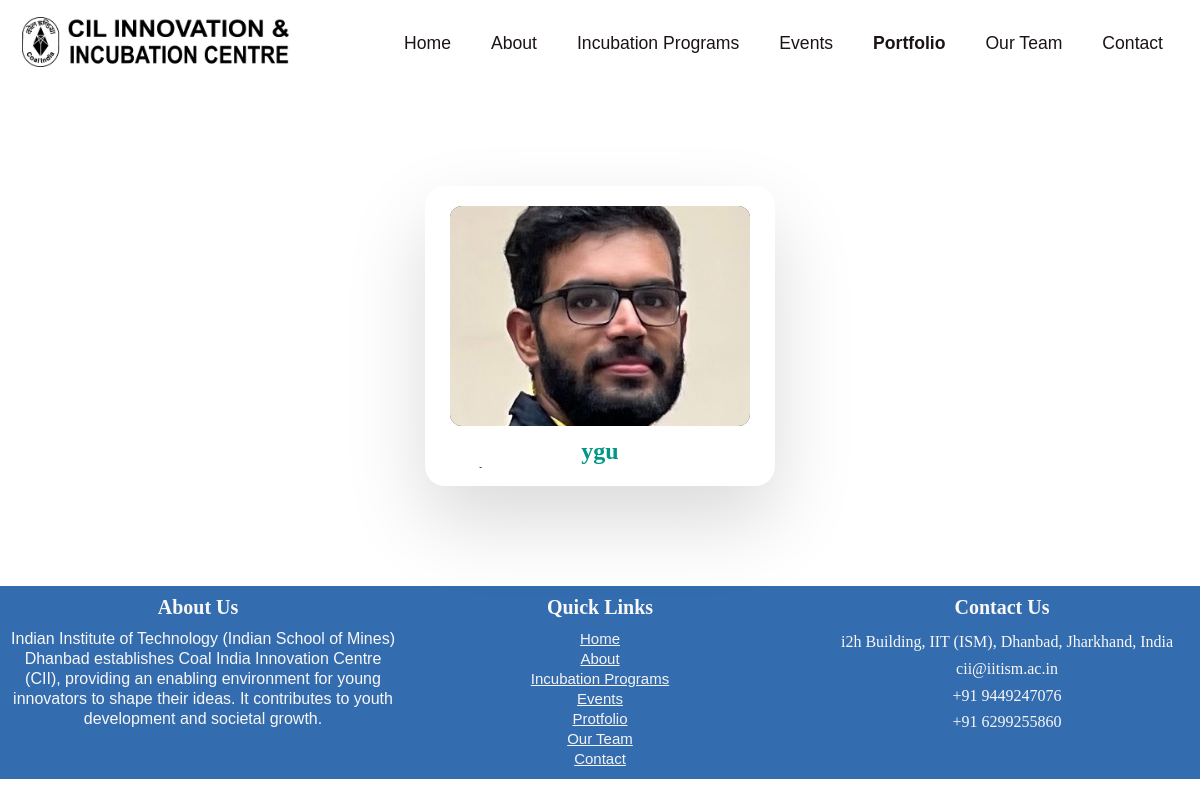
Screenshot of /portfolio.php with the database file from the repository.
### tables this page shows
CREATE TABLE `portfolio` (
  `id` int(11) NOT NULL,
  `name` text NOT NULL,
  `company_name` text NOT NULL,
  `message` text NOT NULL,
  `image` varchar(60) NOT NULL
);

### portfolio.php (the view, shortened to what this page needs)
<?php
require 'admin/connection.php';
?>
<!DOCTYPE html>
<html lang="en">
<head>
  <link rel="stylesheet" href="css/styles.css">
  <link rel="stylesheet" href="css/contact_style.css">
  <link rel="stylesheet" href="css/card_style.css">
  <link rel="stylesheet" href="stylenav.css">
</head>
<body>
  <header>
    <a href="index.php" class="logo">
        <span><img src="Logo.jpeg" alt="CIL Innovation & Incubation Centre"></span>
    </a>
    <nav class="navbar">
        <ul>
          <li><a href="index.php" >Home</a></li>
          <li><a href="about.php">About</a></li>
          <li><a href="incubation.php">Incubation Programs</a></li>
          <li><a href="events.php">Events</a></li>
          <li><a href="portfolio.php"class="active">Portfolio</a></li>
          <li><a href="team.php">Our Team</a></li>
          <li><a href="contact.php">Contact</a></li>
        </ul>
    </nav>
  </header>
  <main>
    <div class="card_container">
      <?php
      $query = "SELECT * FROM portfolio";
      $result = mysqli_query($conn, $query);
      if (mysqli_num_rows($result) > 0) {
        while ($row = mysqli_fetch_assoc($result)) {
          ?>
          <div class="kard" style="--clr:#009688;">
            <div class="imagebx">
              <img src="admin/img/portfolio/<?php echo $row['image'];?>">
            </div>
            <div class="content1">
              <h2><?php echo $row['company_name']; ?></h2>
              <p><?php echo $row['message']; ?></p>
            </div>
          </div>
        <?php
        }
      } else {
        echo "No data available";
      }
      ?>
    </div>
  </main>
  <footer class="footer">
    <div class="container">
      <div class="footer-columns">
        <div class="footer-column">
          <h3>About Us</h3>
          <p>Indian Institute of Technology (Indian School of Mines) Dhanbad establishes Coal India Innovation Centre (CII), providing an enabling environment for young innovators to shape their ideas. It contributes to youth development and societal growth.</p>
        </div>
        <div class="footer-column">
          <h3>Quick Links</h3>
          <ul class="quick-links">
            <li><a href="index.php">Home</a></li>
            <li><a href="about.php">About</a></li>
            <li><a href="incubation.php">Incubation Programs</a></li>
            <li><a href="events.php">Events</a></li>
            <li><a href="portfolio.php" class="active">Protfolio</a></li>
            <li><a href="team.php">Our Team</a></li>
            <li><a href="contact.php">Contact</a></li>
          </ul>
        </div>
        <div class="footer-column">
          <h3>Contact Us</h3>
          <ul class="contact-info">
            <li><i class="fas fa-map-marker-alt"></i> i2h Building, IIT (ISM), Dhanbad, Jharkhand, India</li>
            <li><i class="fas fa-envelope"></i> cii@iitism.ac.in</li>
            <li><i class="fas fa-phone"></i> +91 9449247076</li>
            <li><i class="fas fa-phone"></i> +91 6299255860</li>
          </ul>
        </div>
      </div>
    </div>
  </footer>
</body>
</html>

### css/styles.css (style rules this page uses)
header { background-color:white; color: #111111; display: flex; justify-content: space-between; align-items: center; padding: 1%; }
.logo img { height: 50px; margin-top: 5px; margin-left: 5px; }
nav ul { list-style-type: none; margin: 0; padding: 0; font-size:large; font-family:Arial, sans-serif; }
nav ul li { display: inline-block; margin-right: 10px; }
nav ul li a { display: block; color: #1d1b1b; text-decoration: none; padding: 10px; font-weight: 300; }
nav ul li a.active { font-weight: 600; }
body { margin: 0; padding: 0; }
h2 { text-align:center; }
ul { padding: 20px; }
li { padding: 5px; }
.footer { background-color:rgb(51, 109, 175); color: #fff; text-align: center; }
.container { max-width: auto; }
.footer-columns { display: flex; flex-wrap:wrap; justify-content: space-between; }
.footer-column { flex-basis: 33%; margin-top: 10px; margin-bottom: 10px; color: #faf7f7; }
.footer h3 { font-size: 20px; font-weight: 700; margin-bottom: 10px; }
.footer p { margin-left: 10px; font-size: 16px; align-self: justify; font-family: Arial, sans-serif; line-height: 20px; }
.quick-links { list-style: none; padding: 0; margin: 0; line-height: 10px; font-family: Arial, sans-serif; }
.quick-links li { margin-bottom: 0px; font-size: 15px; }
.quick-links li a { color:rgb(244, 243, 247); text-decoration: underline; }
.contact-info { list-style: none; padding: 0; margin: 0; }
.contact-info li { margin-bottom: 0px; font-size: 16px; line-height: 15px; }

### css/contact_style.css (style rules this page uses)
* { margin:0; padding:0; box-sizing:border-box; }

### css/card_style.css (style rules this page uses)
.card_container { position: relative; display: flex; justify-content: center; align-items: center; flex-wrap: wrap; gap: 100px 50px; padding: 100px 50px; }
.card_container .kard { position: relative; display: flex; justify-content: center; align-items: flex-start; width: 350px; height: 300px; background: #fff; border-radius: 20px; box-shadow: 0 35px 80px rgba(0,0,0,0.15); transition: 0.5s; }
.card_container .kard .imagebx { position: absolute; top: 20px; width: 300px; height: 220px; background: #333; border-radius: 12px; overflow: hidden; transition: 0.5s; }
.card_container .kard .imagebx img { position: absolute; top: 0; left: 0; width: 100%; height: 100%; object-fit: cover; }
.card_container .kard .content1 { position: absolute; top: 252px; width: 100%; padding: 0 30px; height: 30px; overflow: hidden; text-align: left; transition: 0.5s; }
.card_container .kard .content1 h2 { font-size: 1.5em; font-weight: 700; color: var(--clr); }
.card_container .kard .content1 p { color:#333; }

### stylenav.css (style rules this page uses)
.logo span { font-size: 1.7rem; font-weight: 600; }
.navbar { display: flex; align-items: center; }
.navbar ul { display: flex; list-style: none; margin-left: auto; }
.navbar a { color: #1b1414; font-size: 1.1rem; font-weight: 500; text-decoration: none; padding: 10px; transition: color 0.3s ease; }
.active { font-weight: 300; }

### rows the page displays
portfolio: image (picture), company_name "ygu"
